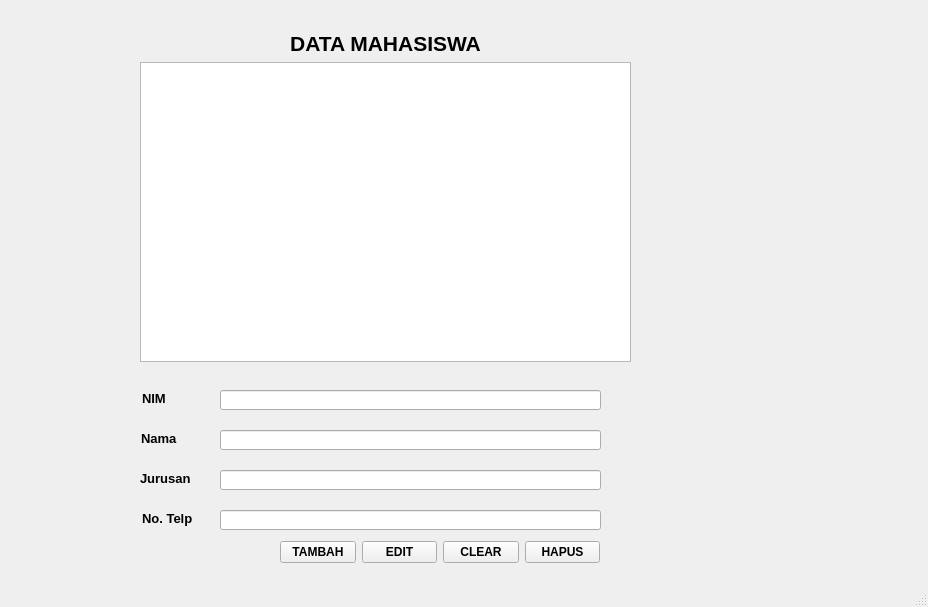
<?xml version="1.0" encoding="UTF-8"?>
<ui version="4.0">
 <class>MainWindow</class>
 <widget class="QMainWindow" name="MainWindow">
  <property name="geometry">
   <rect>
    <x>0</x>
    <y>0</y>
    <width>928</width>
    <height>607</height>
   </rect>
  </property>
  <property name="windowTitle">
   <string>MainWindow</string>
  </property>
  <widget class="QWidget" name="centralwidget">
   <widget class="QLabel" name="label_2">
    <property name="geometry">
     <rect>
      <x>142</x>
      <y>390</y>
      <width>24</width>
      <height>16</height>
     </rect>
    </property>
    <property name="font">
     <font>
      <pointsize>10</pointsize>
      <weight>75</weight>
      <bold>true</bold>
     </font>
    </property>
    <property name="text">
     <string>NIM</string>
    </property>
   </widget>
   <widget class="QLabel" name="label_3">
    <property name="geometry">
     <rect>
      <x>141</x>
      <y>430</y>
      <width>39</width>
      <height>16</height>
     </rect>
    </property>
    <property name="font">
     <font>
      <pointsize>10</pointsize>
      <weight>75</weight>
      <bold>true</bold>
     </font>
    </property>
    <property name="text">
     <string>Nama</string>
    </property>
   </widget>
   <widget class="QLabel" name="label_4">
    <property name="geometry">
     <rect>
      <x>140</x>
      <y>470</y>
      <width>57</width>
      <height>16</height>
     </rect>
    </property>
    <property name="font">
     <font>
      <pointsize>10</pointsize>
      <weight>75</weight>
      <bold>true</bold>
     </font>
    </property>
    <property name="text">
     <string>Jurusan</string>
    </property>
   </widget>
   <widget class="QLabel" name="label_5">
    <property name="geometry">
     <rect>
      <x>142</x>
      <y>510</y>
      <width>50</width>
      <height>16</height>
     </rect>
    </property>
    <property name="font">
     <font>
      <pointsize>10</pointsize>
      <weight>75</weight>
      <bold>true</bold>
     </font>
    </property>
    <property name="text">
     <string>No. Telp</string>
    </property>
   </widget>
   <widget class="QLineEdit" name="lineEdit_nim">
    <property name="geometry">
     <rect>
      <x>220</x>
      <y>390</y>
      <width>381</width>
      <height>20</height>
     </rect>
    </property>
   </widget>
   <widget class="QLineEdit" name="lineEdit_nama">
    <property name="geometry">
     <rect>
      <x>220</x>
      <y>430</y>
      <width>381</width>
      <height>20</height>
     </rect>
    </property>
   </widget>
   <widget class="QLineEdit" name="lineEdit_jurusan">
    <property name="geometry">
     <rect>
      <x>220</x>
      <y>470</y>
      <width>381</width>
      <height>20</height>
     </rect>
    </property>
   </widget>
   <widget class="QLineEdit" name="lineEdit_notelp">
    <property name="geometry">
     <rect>
      <x>220</x>
      <y>510</y>
      <width>381</width>
      <height>20</height>
     </rect>
    </property>
   </widget>
   <widget class="QWidget" name="layoutWidget">
    <property name="geometry">
     <rect>
      <x>280</x>
      <y>540</y>
      <width>320</width>
      <height>25</height>
     </rect>
    </property>
    <layout class="QHBoxLayout" name="horizontalLayout">
     <item>
      <widget class="QPushButton" name="tambah">
       <property name="font">
        <font>
         <weight>75</weight>
         <bold>true</bold>
        </font>
       </property>
       <property name="text">
        <string>TAMBAH</string>
       </property>
      </widget>
     </item>
     <item>
      <widget class="QPushButton" name="edit">
       <property name="font">
        <font>
         <weight>75</weight>
         <bold>true</bold>
        </font>
       </property>
       <property name="text">
        <string>EDIT</string>
       </property>
      </widget>
     </item>
     <item>
      <widget class="QPushButton" name="clear">
       <property name="font">
        <font>
         <weight>75</weight>
         <bold>true</bold>
        </font>
       </property>
       <property name="text">
        <string>CLEAR</string>
       </property>
      </widget>
     </item>
     <item>
      <widget class="QPushButton" name="hapus">
       <property name="font">
        <font>
         <weight>75</weight>
         <bold>true</bold>
        </font>
       </property>
       <property name="text">
        <string>HAPUS</string>
       </property>
      </widget>
     </item>
    </layout>
   </widget>
   <widget class="QWidget" name="">
    <property name="geometry">
     <rect>
      <x>140</x>
      <y>31</y>
      <width>491</width>
      <height>331</height>
     </rect>
    </property>
    <layout class="QVBoxLayout" name="verticalLayout">
     <item>
      <widget class="QLabel" name="label">
       <property name="font">
        <font>
         <pointsize>16</pointsize>
         <weight>75</weight>
         <bold>true</bold>
        </font>
       </property>
       <property name="text">
        <string>DATA MAHASISWA</string>
       </property>
       <property name="alignment">
        <set>Qt::AlignCenter</set>
       </property>
      </widget>
     </item>
     <item>
      <widget class="QListWidget" name="hasil"/>
     </item>
    </layout>
   </widget>
  </widget>
  <widget class="QMenuBar" name="menubar">
   <property name="geometry">
    <rect>
     <x>0</x>
     <y>0</y>
     <width>928</width>
     <height>21</height>
    </rect>
   </property>
  </widget>
  <widget class="QStatusBar" name="statusbar"/>
 </widget>
 <resources/>
 <connections/>
</ui>
